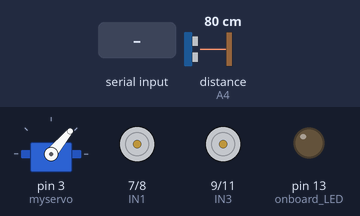
The sketch below on a simulated Arduino Uno, built with avr-gcc and run on an emulated ATmega328P. Shown: servo, motor-driver pin pairs drawn as motors (green arrow = first pin HIGH = forward, orange = second pin HIGH = backward, longer = more drive, scaled by the enable pin), output pins drawn as LEDs (lit = HIGH). Wiring (inferred from the names in the program): ultrasonic range finder: trigger A5; echo A4. The test bench sets the inputs (shaded band); at power-on: distance to the obstacle (sensor on A4) 80 cm. The echo pulse lasts 58.3 µs per cm; random numbers use the default seed unless the sketch sets one; pins used as bus, display or sensor lines are not drawn; what the sketch prints to the serial monitor is not drawn.

Above: at 1.0 s.
1.1 s: "s" received over Serial
At 3.3 s:
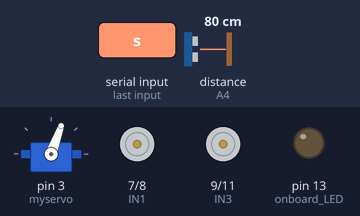
4.1 s: "d" received over Serial
At 5.9 s:
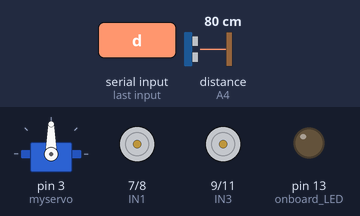
Timing chart, 0 to 50.9 s (numbered marks = the images above; inputs shaded):
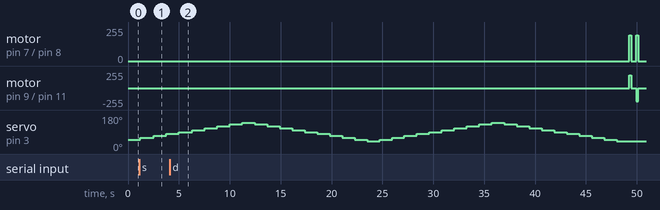

The sketch:

smartcar-RL02BLE_v01.ino
```cpp
//www.elegoo.com

//Verbesserungsvorschlag:
// nur leicht rechts und leicht links
// verhindert ausbrechen und lernt schneller

#include <Servo.h>  //servo library
Servo myservo;      // create servo object to control servo

char getstr; // for BLE

int Echo = A4;
int Trig = A5;
double x1, x2, alpha, alpha_opt1, distance1 , alpha_opt2, distance2, alpha_opt, distance;
double pol_mat [5][6]; // 5 Zuataende, 6 Aktionen
double distance_t0;
int epsilon;
boolean go_sleep=false;
boolean dump_mat=false;

#define ENA 5
#define ENB 6
#define IN1 7
#define IN2 8
#define IN3 9
#define IN4 11
#define carSpeed 150

void forward(){
  analogWrite(ENA, carSpeed);
  analogWrite(ENB, carSpeed);
  digitalWrite(IN1, HIGH);
  digitalWrite(IN2, LOW);
  digitalWrite(IN3, LOW);
  digitalWrite(IN4, HIGH);
  Serial.println("Forward");
}

void back() {
  analogWrite(ENA, carSpeed);
  analogWrite(ENB, carSpeed);
  digitalWrite(IN1, LOW);
  digitalWrite(IN2, HIGH);
  digitalWrite(IN3, HIGH);
  digitalWrite(IN4, LOW);
  Serial.println("Back");
}

void left() {
  analogWrite(ENA, 200);
  analogWrite(ENB, 200);
  digitalWrite(IN1, LOW);
  digitalWrite(IN2, HIGH);
  digitalWrite(IN3, LOW);
  digitalWrite(IN4, HIGH);
  Serial.println("Left");
}

void right() {
  analogWrite(ENA, 195);  //Damit links und rechtsdrehung übereinstimmen
  analogWrite(ENB, 195);
  digitalWrite(IN1, HIGH);
  digitalWrite(IN2, LOW);
  digitalWrite(IN3, HIGH);
  digitalWrite(IN4, LOW);
  Serial.println("Right");
}

void stop_Stop() {
  digitalWrite(ENA, LOW);
  digitalWrite(ENB, LOW);
//  Serial.println("Stop!");
}

//Ultrasonic distance measurement Sub function
int watch() {
  digitalWrite(Trig, LOW);
  delayMicroseconds(2);
  digitalWrite(Trig, HIGH);
  delayMicroseconds(20);
  digitalWrite(Trig, LOW);
  float Fdistance = pulseIn(Echo, HIGH);
  Fdistance= Fdistance / 58;
  return (int)Fdistance;
}


void watchsurrounding(){

  //Searches for shortest distance to wall and respective alpha_opt to wall
  //Two sweeps left-to-right and right-to-left, then average of both
  //Most stable result so far

  distance1=10000;
  for (int i1 = 1;i1<11; i1 ++) {
    alpha=40.0 + i1*10;
    myservo.write(alpha);

    check_BLE();

    delay(1000);
    x1 = 0.0;
    for (int i2 = 1;i2<4; i2 ++) {
      x1 += watch();
      delay(70);
    }
    x1 /= 3.0;
    if (x1<distance1) {
      distance1 = x1;
      alpha_opt1=alpha;
     }
  }

  distance2=10000;
  for (int i1 = 1;i1<11; i1 ++) {
    alpha=140.0 - i1*10;
    myservo.write(alpha);

    check_BLE();

    delay(1000);
    x1 = 0.0;
    for (int i2 = 1;i2<4; i2 ++) {
      x1 += watch();
      delay(70);
    }
    x1 /= 3.0;
    if (x1<distance2) {
      distance2 = x1;
      alpha_opt2=alpha;
     }
  }
  distance = (distance1 + distance2 )/2.0;
  alpha_opt = (alpha_opt1 + alpha_opt2 )/2.0;

  //Serial.println(alpha_opt);
  //Serial.println(distance);
}

void actionSpace(int as1) {

// Defines possibel actions of vehicle

//Serial.println(as1);

  switch (as1) {
  case 1:     // stark nach links
    left();
    delay(400);
    break;
  case 2:     // stark nach rechts
    right();
    delay(400);
    break;
  case 3:    // leicht nach links
    left();
    delay(200);
    break;
  case 4:     //leicht nach rechts
    right();
    delay(200);
    break;
  case 5:    // Geradeaus
    break;
  case 6:    // Rückwärts
    back();
    delay(400);
    break;
  }
  stop_Stop();
  delay(500);
  forward();
  delay(200);
  stop_Stop();
}

void policy() {

// Either random action or determistic best action for respecitve state
// State defined as alpha_opt to wall
  int s_t, a_t;
  int random_number = random(0,100);  // Random number between 0 and 100

    if(alpha_opt > 80 && alpha_opt < 100 ) {  // Zustand 1
      s_t = 0;
    }
    else if(alpha_opt >= 100 && alpha_opt <= 120) {  // Zustand 2
       s_t = 1;
    }
    else if(alpha_opt >= 60 && alpha_opt <= 80) {  // Zustand 3
       s_t = 2;
    }
    else if(alpha_opt > 120) {  // Zustand 4
       s_t = 3;
    }
    else if(alpha_opt < 60) {  // Zustand 5
       s_t = 4;
    }

    if (random_number < epsilon) {  // Zufaellige Aktion
      a_t = random(0,5);
    }
    else {  // do best known action
      a_t = search_max(s_t);
    }
     actionSpace(a_t);
     reward(a_t, s_t);
     epsilon--;
}

void dump_pol_mat() {
  for (int i = 0; i < 5; i++) {
    for (int j = 0; j < 6; j++) {
      Serial.print(String (pol_mat[i][j], 3 ));
          delay(100);
      }
      Serial.println(" ");
          delay(100);
    }
}

void dump_pol_mat1() {
  String S_pol_mat = " ";
  for (int i = 0; i < 5; i++) {
    for (int j = 0; j < 6; j++) {
      S_pol_mat = S_pol_mat + " " + (String (pol_mat[i][j], 2 ));
      }
      Serial.print(S_pol_mat);
      delay(500);
      S_pol_mat = " ";
    }
}

void reward(int a_t, int s_t) {
  double delta = distance_t0 - distance;
  pol_mat[s_t][a_t] = delta;

  distance_t0 = distance;
}

int search_max(int s_t) {
  double max_wert = 0.0;
  int a_best = 0;
  for(int i = 0; i < 6; i++) {
    if(pol_mat[s_t][i] > max_wert) {
      max_wert = pol_mat[s_t][i];
      a_best = i;
    }
  }
  return a_best;
}

void check_BLE() {
 getstr = Serial.read();
  if(getstr == 's'){
        go_sleep=true;
        Serial.print("Sleep!");
        delay(100);
  }
  else if  (getstr == 'd'){
        dump_mat=true;
        Serial.print("Dump Matrix!");
        delay(100);
  }
}

void setup() {
  myservo.attach(3);  // attach servo on pin 3 to servo object
  Serial.begin(9600);
  pinMode(Echo, INPUT);
  pinMode(Trig, OUTPUT);
  pinMode(IN1, OUTPUT);
  pinMode(IN2, OUTPUT);
  pinMode(IN3, OUTPUT);
  pinMode(IN4, OUTPUT);
  pinMode(ENA, OUTPUT);
  pinMode(ENB, OUTPUT);
  pinMode(13, OUTPUT);  //onboard LED
  stop_Stop();
  epsilon = 100;
  watchsurrounding();
  distance_t0 = distance;
}

void loop() {

  watchsurrounding();
  policy();

  if (dump_mat) {
    dump_mat=false;
    dump_pol_mat();
  }

  if (go_sleep) {
    delay(200);
    Serial.print("Sleeping!");
    go_sleep=false;
    for(int i = 0; i < 11; i++) {
       digitalWrite(13, HIGH);
       delay(500);
       digitalWrite(13, LOW);
       delay(500);
    }
    Serial.print("Awake!");
    watchsurrounding();
    distance_t0 = distance;
  }

}
```
